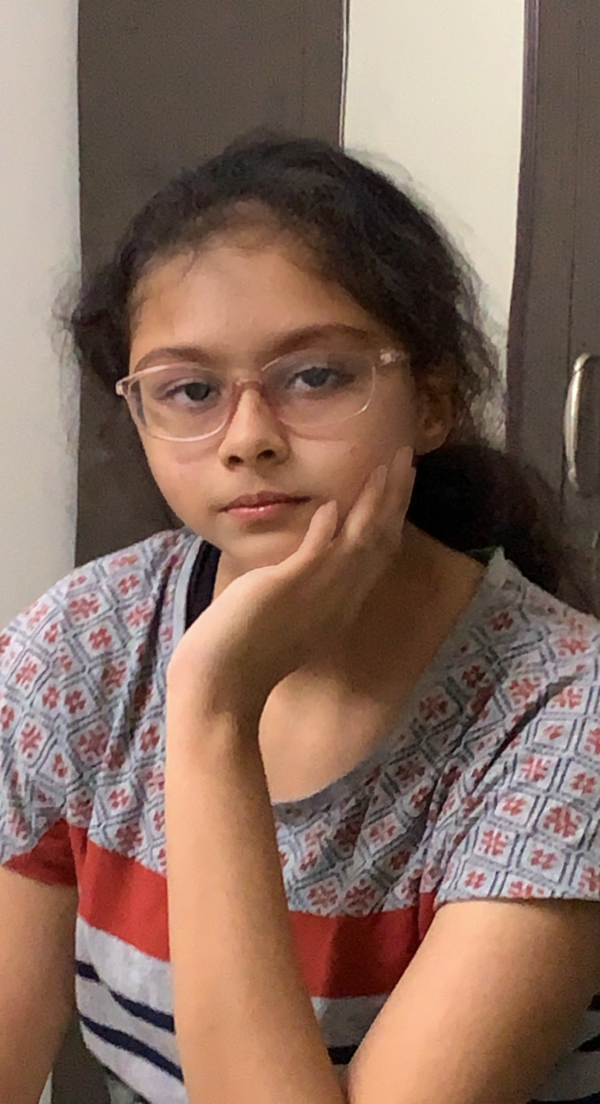
#> input picture data/gameplay/game2/IMG_1687.JPG, 1200 x 2208 px, found by its file name (shown at 1/2 size); its folder holds only this picture in this run
$ python calibrate_board.py ../data/gameplay/game2
#> lines starting #> are read from the running program, lines starting #| are printed output that depends on the picture
"""Calibrate the chessboard corners for a game (fixed-camera setup).

Because the camera is fixed for an entire game, the board's four corners sit
at the same pixel location in every frame. So we mark them ONCE on the first
frame and reuse that warp for all frames of the game.

Usage:
    python preprocessing/calibrate_board.py game1
    python preprocessing/calibrate_board.py game1 --frame IMG_1332.HEIC

Workflow:
    1. A window shows the first frame. Click the 4 corners of the PLAYING AREA
       in this order:  top-left -> top-right -> bottom-right -> bottom-left.
       (u = undo last point, r = reset, q/ESC = quit)
    2. A verification window then shows the board warped flat with an 8x8 grid.
       Press 'y' to accept and save, or 'r' to redo the clicks.

Output:
    data/calibration/<game>_corners.json
"""

import argparse
import json
import os
import sys

import cv2
import numpy as np
from PIL import Image
from pillow_heif import register_heif_opener

register_heif_opener()
#> (this line was passed over: pillow_heif is not available in this run)

GAMEPLAY_DIR = "data/gameplay"
CALIB_DIR = "data/calibration"
IMG_EXTS = (".heic", ".jpg", ".jpeg", ".png")
DISPLAY_H = 900            # on-screen height of the calibration image
WARP_SIZE = 800           # verification warp size
CORNER_ORDER = ["top-left", "top-right", "bottom-right", "bottom-left"]


def list_frames(game):
    game_dir = os.path.join(GAMEPLAY_DIR, game)
    if not os.path.isdir(game_dir):
        sys.exit(f"❌ No such game folder: {game_dir}")
    frames = sorted(f for f in os.listdir(game_dir) if f.lower().endswith(IMG_EXTS))
    if not frames:
        sys.exit(f"❌ No image frames found in {game_dir}")
    return game_dir, frames


def load_bgr(path):
    rgb = np.array(Image.open(path).convert("RGB"))
#> rgb is the input picture: shape (2208, 1200, 3); mean R, G, B 134.4, 107.3, 94.2
    return cv2.cvtColor(rgb, cv2.COLOR_RGB2BGR)


def warp(full, pts, size=WARP_SIZE):
    src = np.array(pts, dtype="float32")
    dst = np.array([[0, 0], [size - 1, 0], [size - 1, size - 1], [0, size - 1]],
                   dtype="float32")
    M = cv2.getPerspectiveTransform(src, dst)
    return cv2.warpPerspective(full, M, (size, size))


def clicks_too_clustered(full_pts, W, H):
    xs = [p[0] for p in full_pts]
    ys = [p[1] for p in full_pts]
    span_x = (max(xs) - min(xs)) / W
    span_y = (max(ys) - min(ys)) / H
    return span_x < 0.2 or span_y < 0.2


def collect_corners(disp):
    points = []

    def redraw():
        canvas = disp.copy()
        for idx, (x, y) in enumerate(points):
            cv2.circle(canvas, (x, y), 6, (0, 255, 0), -1)
            cv2.putText(canvas, str(idx + 1), (x + 8, y - 8),
                        cv2.FONT_HERSHEY_SIMPLEX, 0.8, (0, 255, 255), 2)
        if len(points) > 1:
            cv2.polylines(canvas, [np.array(points, np.int32)],
                          len(points) == 4, (0, 200, 0), 2)
        hint = (f"Click: {CORNER_ORDER[len(points)]}"
                if len(points) < 4 else "ENTER=continue  r=reset  u=undo  q=quit")
        cv2.putText(canvas, hint, (10, 30),
                    cv2.FONT_HERSHEY_SIMPLEX, 0.8, (255, 255, 255), 2)
        cv2.imshow("calibrate", canvas)

    def on_mouse(event, x, y, flags, _):
        if event == cv2.EVENT_LBUTTONDOWN and len(points) < 4:
            points.append((x, y))
            redraw()

    cv2.namedWindow("calibrate", cv2.WINDOW_NORMAL)
    cv2.setMouseCallback("calibrate", on_mouse)
    redraw()

    while True:
        key = cv2.waitKey(20) & 0xFF
        if key in (ord("q"), 27):
            return None
        if key == ord("u") and points:
            points.pop()
            redraw()
        if key == ord("r"):
            points.clear()
            redraw()
        if key in (13, 10) and len(points) == 4:
            return points


def verify(warped):
    grid = warped.copy()
    step = warped.shape[0] // 8
    for k in range(9):
        cv2.line(grid, (k * step, 0), (k * step, warped.shape[0]), (0, 255, 0), 1)
        cv2.line(grid, (0, k * step), (warped.shape[1], k * step), (0, 255, 0), 1)
    cv2.putText(grid, "Grid aligns with squares? y=accept  r=redo",
                (8, 22), cv2.FONT_HERSHEY_SIMPLEX, 0.55, (0, 255, 255), 2)
    cv2.namedWindow("verify", cv2.WINDOW_NORMAL)
    cv2.imshow("verify", grid)
    while True:
        key = cv2.waitKey(20) & 0xFF
        if key == ord("y"):
            cv2.destroyWindow("verify")
            return True
        if key in (ord("r"), ord("q"), 27):
            cv2.destroyWindow("verify")
            return False


def calibrate(game, frame=None):
    game_dir, frames = list_frames(game)
    frame = frame or frames[0]
    frame_path = os.path.join(game_dir, frame)
    print(f"📷 Calibrating on frame: {frame_path}")

    full = load_bgr(frame_path)
    H, W = full.shape[:2]
#> H = 2208; W = 1200
    scale = DISPLAY_H / H
#> scale = 0.408
    disp = cv2.resize(full, (int(W * scale), DISPLAY_H))
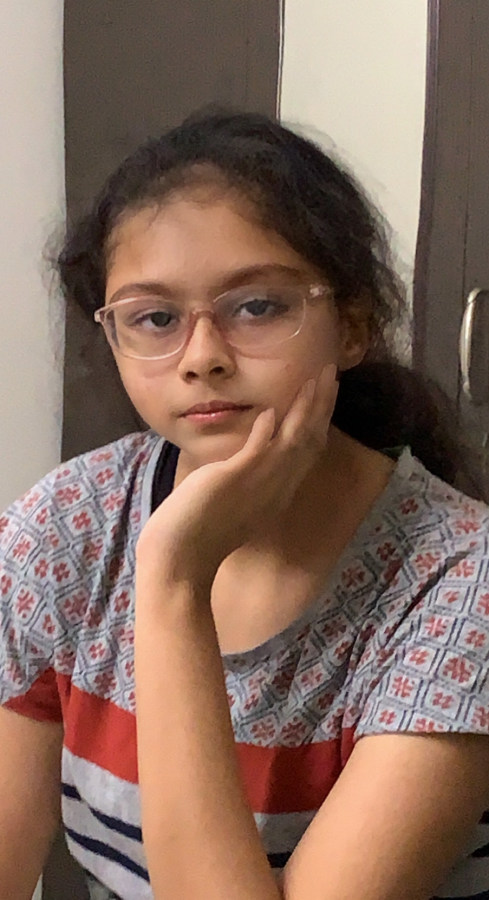
#> disp: shape (900, 489, 3); mean B, G, R 94.1, 107.2, 134.3

    while True:
        pts = collect_corners(disp)
        if pts is None:
            cv2.destroyAllWindows()
            print("🚪 Quit without saving.")
            return None

        full_pts = [[round(x / scale, 2), round(y / scale, 2)] for (x, y) in pts]

        if clicks_too_clustered(full_pts, W, H):
            print("⚠️  Those 4 points are too close together to be board corners. "
                  "Click the FOUR far-apart corners of the playing area.")
            continue

        warped = warp(full, full_pts)
        if verify(warped):
            break
        print("🔁 Redoing calibration...")
#> this loop made 1 pass; (key q is pressed on pass 1)
#> pass 1, in redraw, `cv2.imshow("calibrate", canvas)`:
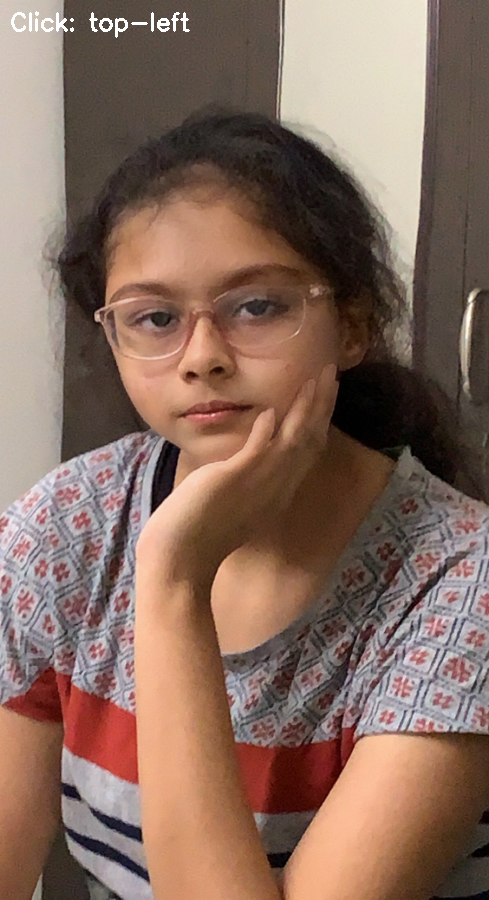
#> window 'calibrate': shape (900, 489, 3); mean B, G, R 94.5, 107.6, 134.7

    cv2.destroyAllWindows()

    os.makedirs(CALIB_DIR, exist_ok=True)
    out_path = os.path.join(CALIB_DIR, f"{game}_corners.json")
    with open(out_path, "w") as f:
        json.dump(
            {
                "game": game,
                "reference_frame": frame,
                "image_size": [W, H],
                "corner_order": CORNER_ORDER,
                "corners": full_pts,
            },
            f,
            indent=2,
        )
    print(f"✅ Saved corners to {out_path}")
    print(f"   corners (full-res px): {full_pts}")
    return out_path


def main():
    ap = argparse.ArgumentParser(description="Calibrate board corners for a game.")
    ap.add_argument("game", help="game folder name under data/gameplay/, e.g. game1")
    ap.add_argument("--frame", help="specific frame filename to calibrate on")
    args = ap.parse_args()
    calibrate(args.game, args.frame)


if __name__ == "__main__":
    main()
